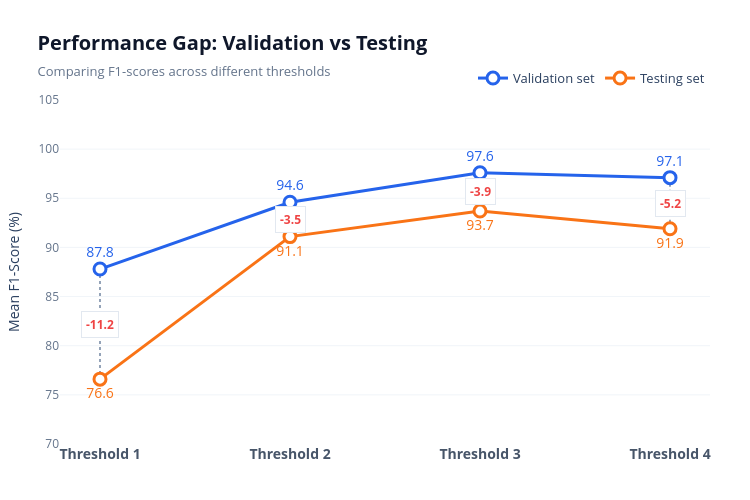

Write notebook code for a chart like this one.
### Code cell
import pandas as pd
import plotly.graph_objects as go

# 1. ข้อมูลของคุณ
data = {
    "Run_ID": ["Validation set", "Testing set"],
    "Percentile": [87.8, 76.6],
    "Sliding μ + α·σ": [94.6, 91.1],
    "Adaptive-z": [97.6, 93.7],
    "Entropy-lock": [97.1, 91.9],
}

df = pd.DataFrame(data).set_index("Run_ID")

# แปลงข้อมูลให้อยู่ในรูปแบบที่พล็อตง่าย (Melt / Transpose)
# แกน X จะเป็น Threshold, แกน Y จะเป็นคะแนน
df_plot = df.T.reset_index()
df_plot.columns = ['Threshold', 'Validation', 'Testing']
df_plot['Gap'] = df_plot['Validation'] - df_plot['Testing']

# 2. ตั้งค่าธีมสี
COLOR_VAL = "#2563eb"   # สีน้ำเงิน (Validation)
COLOR_TEST = "#f97316"  # สีส้ม (Testing)
COLOR_GAP = "#94a3b8"   # สีเทา (เส้นโยง Gap)

fig = go.Figure()

# 3. สร้างเส้นโยงความห่าง (Gap Lines) ก่อน เพื่อให้อยู่ด้านหลังสุด
for i, row in df_plot.iterrows():
    # วาดเส้นประแนวตั้ง
    fig.add_shape(
        type="line",
        x0=row['Threshold'], y0=row['Validation'],
        x1=row['Threshold'], y1=row['Testing'],
        line=dict(color=COLOR_GAP, width=2, dash="dot"),
        layer="below"
    )
    
    # วาดป้ายข้อความบอกระยะ Gap ตรงกึ่งกลางเส้น
    mid_y = (row['Validation'] + row['Testing']) / 2
    fig.add_annotation(
        x=row['Threshold'], 
        y=mid_y,
        text=f"<b>-{row['Gap']:.1f}</b>", # โชว์ค่า Gap ติดลบ (drop ลงมา)
        showarrow=False,
        font=dict(size=12, color="#ef4444"), # ใช้สีแดงสื่อถึงคะแนนที่ตกลง
        bgcolor="white", # พื้นหลังสีขาวให้ทับเส้นประ
        bordercolor="#e2e8f0",
        borderwidth=1,
        borderpad=4,
    )

# 4. วาดเส้น Validation Set (อยู่ด้านบน)
fig.add_trace(go.Scatter(
    x=df_plot['Threshold'],
    y=df_plot['Validation'],
    mode="lines+markers+text",
    name="Validation set",
    line=dict(color=COLOR_VAL, width=3),
    marker=dict(size=12, color="white", line=dict(color=COLOR_VAL, width=3)),
    text=[f"{v:.1f}" for v in df_plot['Validation']],
    textposition="top center",
    textfont=dict(size=14, color=COLOR_VAL)
))

# 5. วาดเส้น Testing Set (อยู่ด้านล่าง)
fig.add_trace(go.Scatter(
    x=df_plot['Threshold'],
    y=df_plot['Testing'],
    mode="lines+markers+text",
    name="Testing set",
    line=dict(color=COLOR_TEST, width=3),
    marker=dict(size=12, color="white", line=dict(color=COLOR_TEST, width=3)),
    text=[f"{v:.1f}" for v in df_plot['Testing']],
    textposition="bottom center",
    textfont=dict(size=14, color=COLOR_TEST)
))

# 6. ปรับแต่ง Layout ให้สะอาดตา (Dashboard Style)
fig.update_layout(
    title=dict(
        text="<b>Performance Gap: Validation vs Testing</b><br><span style='font-size:13px; color:#64748b;'>Comparing F1-scores across different thresholds</span>",
        font=dict(size=20, color="#0f172a"),
        x=0.05
    ),
    xaxis=dict(
        title="",
        showgrid=False,
        zeroline=False,
        tickfont=dict(size=14, color="#475569", weight="bold")
    ),
    yaxis=dict(
        title="Mean F1-Score (%)",
        showgrid=True,
        gridcolor="#f1f5f9",
        zeroline=False,
        range=[70, 105], # เผื่อพื้นที่ด้านบน-ล่างให้ Text
        tickfont=dict(size=12, color="#64748b")
    ),
    template="plotly_white",
    legend=dict(
        orientation="h",
        yanchor="bottom", y=1.02,
        xanchor="right", x=1,
        font=dict(size=13)
    ),
    margin=dict(l=60, r=40, t=100, b=50),
    height=500,width=750
)

# แสดงผลกราฟ
fig.show()

### Figure 1 — Plotly figure (JSON) as saved in the notebook; plotly's stock layout.template omitted (floating-point values rounded to 4 significant figures)
{"data": [{"line": {"color": "#2563eb", "width": 3}, "marker": {"color": "white", "line": {"color": "#2563eb", "width": 3}, "size": 12}, "mode": "lines+markers+text", "name": "Validation set", "text": ["87.8", "94.6", "97.6", "97.1"], "textfont": {"color": "#2563eb", "size": 14}, "textposition": "top center", "type": "scatter", "x": ["Threshold 1", "Threshold 2", "Threshold 3", "Threshold 4"], "y": [87.8, 94.6, 97.6, 97.1]}, {"line": {"color": "#f97316", "width": 3}, "marker": {"color": "white", "line": {"color": "#f97316", "width": 3}, "size": 12}, "mode": "lines+markers+text", "name": "Testing set", "text": ["76.6", "91.1", "93.7", "91.9"], "textfont": {"color": "#f97316", "size": 14}, "textposition": "bottom center", "type": "scatter", "x": ["Threshold 1", "Threshold 2", "Threshold 3", "Threshold 4"], "y": [76.6, 91.1, 93.7, 91.9]}], "layout": {"annotations": [{"bgcolor": "white", "bordercolor": "#e2e8f0", "borderpad": 4, "borderwidth": 1, "font": {"color": "#ef4444", "size": 12}, "showarrow": false, "text": "<b>-11.2</b>", "x": "Threshold 1", "y": 82.2}, {"bgcolor": "white", "bordercolor": "#e2e8f0", "borderpad": 4, "borderwidth": 1, "font": {"color": "#ef4444", "size": 12}, "showarrow": false, "text": "<b>-3.5</b>", "x": "Threshold 2", "y": 92.85}, {"bgcolor": "white", "bordercolor": "#e2e8f0", "borderpad": 4, "borderwidth": 1, "font": {"color": "#ef4444", "size": 12}, "showarrow": false, "text": "<b>-3.9</b>", "x": "Threshold 3", "y": 95.65}, {"bgcolor": "white", "bordercolor": "#e2e8f0", "borderpad": 4, "borderwidth": 1, "font": {"color": "#ef4444", "size": 12}, "showarrow": false, "text": "<b>-5.2</b>", "x": "Threshold 4", "y": 94.5}], "height": 500, "legend": {"font": {"size": 13}, "orientation": "h", "x": 1, "xanchor": "right", "y": 1.02, "yanchor": "bottom"}, "margin": {"b": 50, "l": 60, "r": 40, "t": 100}, "shapes": [{"layer": "below", "line": {"color": "#94a3b8", "dash": "dot", "width": 2}, "type": "line", "x0": "Threshold 1", "x1": "Threshold 1", "y0": 87.8, "y1": 76.6}, {"layer": "below", "line": {"color": "#94a3b8", "dash": "dot", "width": 2}, "type": "line", "x0": "Threshold 2", "x1": "Threshold 2", "y0": 94.6, "y1": 91.1}, {"layer": "below", "line": {"color": "#94a3b8", "dash": "dot", "width": 2}, "type": "line", "x0": "Threshold 3", "x1": "Threshold 3", "y0": 97.6, "y1": 93.7}, {"layer": "below", "line": {"color": "#94a3b8", "dash": "dot", "width": 2}, "type": "line", "x0": "Threshold 4", "x1": "Threshold 4", "y0": 97.1, "y1": 91.9}], "title": {"font": {"color": "#0f172a", "size": 20}, "text": "<b>Performance Gap: Validation vs Testing</b><br><span style='font-size:13px; color:#64748b;'>Comparing F1-scores across different thresholds</span>", "x": 0.05}, "width": 750, "xaxis": {"showgrid": false, "tickfont": {"color": "#475569", "size": 14, "weight": "bold"}, "title": {"text": ""}, "zeroline": false}, "yaxis": {"gridcolor": "#f1f5f9", "range": [70, 105], "showgrid": true, "tickfont": {"color": "#64748b", "size": 12}, "title": {"text": "Mean F1-Score (%)"}, "zeroline": false}}}
